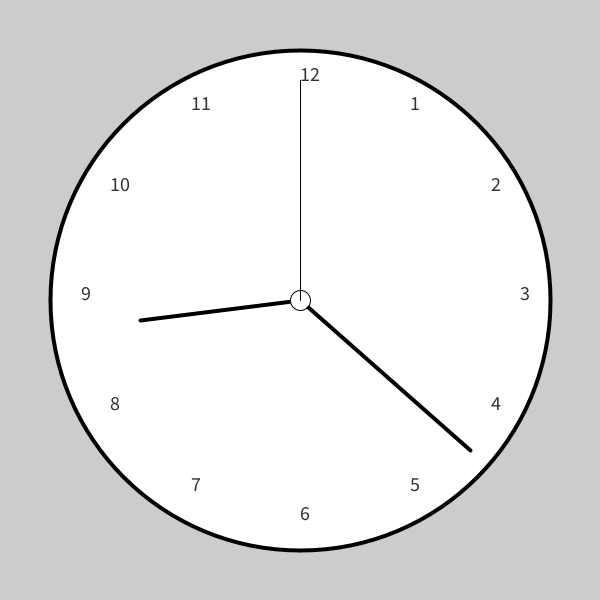
Frame 1 (no input)
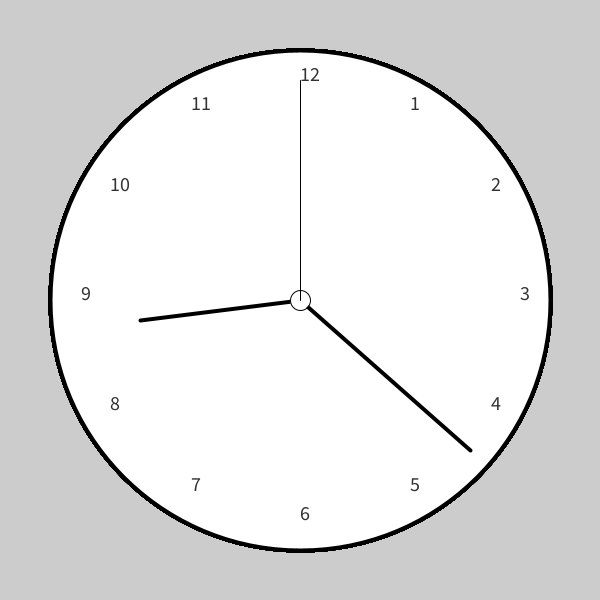
Frame 60 (the mouse pressed at the canvas centre just before this capture)
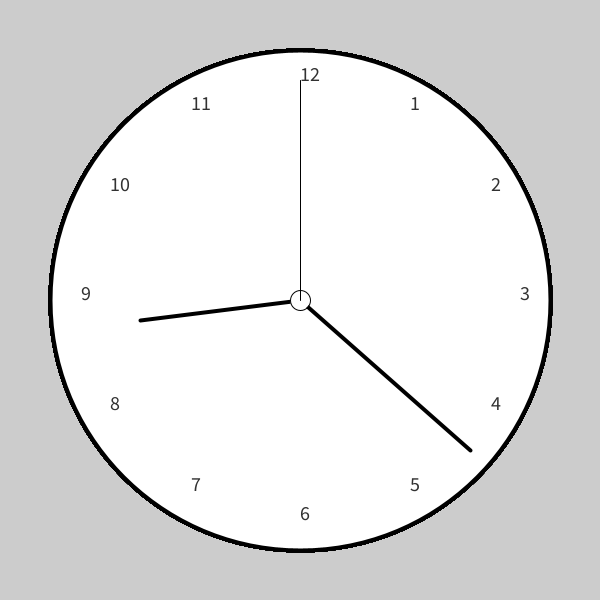
Frame 120 (the mouse held since frame 60 and released just before this capture)

The Processing sketch that drew these frames (run headless with seeded random() and noise(); from frame 60 on, the mouse is pressed at the canvas centre):

// Processing sketch: Uhr_VietTran_26954
// ── Uhr_VietTran_26954.pde
static int diameter = 500;
int radius = diameter/2;

class Clock
{
  private float px,py;
  void drawDigit(int number)
  {
    textSize(20);
    fill(50);
    text(str(number),px,py);
  }
  void calPosition()
  {
    for(int i = 0, j = 1; i < 360 && j <= 12; i+=30, j++)
    {
      float angle = radians(i + 30);
      px = (radius-30)*sin(angle);
      py = -(radius-30)*cos(angle);
      drawDigit(j);
    }
  }
}

Clock clockNumber = new Clock();
void setup()
{
  size(600,600);
}

void draw()
{
  translate(300,300);
  strokeWeight(4);
  fill(255);
  circle(0,0,diameter);
  line(0,0,radius-80,radius-100);
  line(0,0,-radius+90,radius - 230);
  strokeWeight(1);
  circle(0,0,20);
  line(0,0,0,-radius+30);
  clockNumber.calPosition();
}
